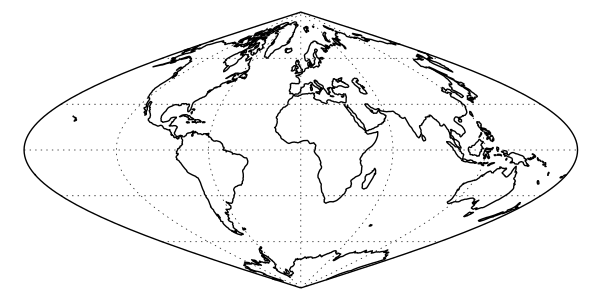

Write Python code to recreate this figure.
import matplotlib.pyplot as plt
import cartopy.crs as ccrs

plt.figure(figsize=(6.0100710855457855, 3))
ax = plt.axes(projection=ccrs.Sinusoidal())
ax.coastlines(resolution='110m')
ax.gridlines()
